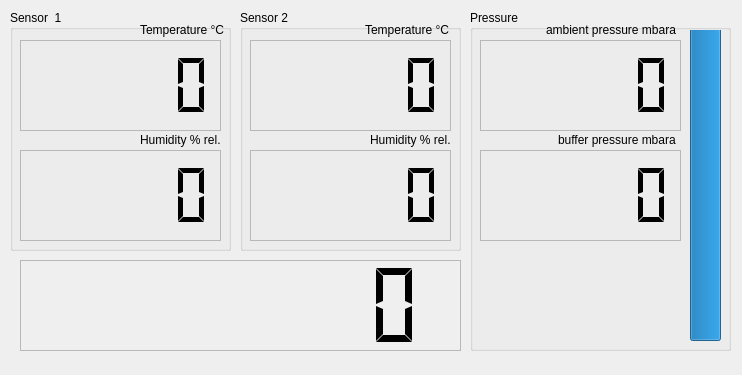
<ui version="4.0" >
 <class>MainWindow</class>
 <widget class="QMainWindow" name="MainWindow" >
  <property name="windowModality" >
   <enum>Qt::NonModal</enum>
  </property>
  <property name="geometry" >
   <rect>
    <x>0</x>
    <y>0</y>
    <width>742</width>
    <height>375</height>
   </rect>
  </property>
  <property name="windowTitle" >
   <string>THPC</string>
  </property>
  <widget class="QWidget" name="centralwidget" >
   <widget class="QGroupBox" name="sensor_1" >
    <property name="geometry" >
     <rect>
      <x>10</x>
      <y>10</y>
      <width>221</width>
      <height>241</height>
     </rect>
    </property>
    <property name="title" >
     <string>Sensor  1</string>
    </property>
    <widget class="QLCDNumber" name="temp_1" >
     <property name="enabled" >
      <bool>true</bool>
     </property>
     <property name="geometry" >
      <rect>
       <x>10</x>
       <y>30</y>
       <width>201</width>
       <height>91</height>
      </rect>
     </property>
     <property name="frameShape" >
      <enum>QFrame::StyledPanel</enum>
     </property>
     <property name="smallDecimalPoint" >
      <bool>true</bool>
     </property>
     <property name="segmentStyle" >
      <enum>QLCDNumber::Flat</enum>
     </property>
     <property name="value" stdset="0" >
      <double>0.000000000000000</double>
     </property>
    </widget>
    <widget class="QLCDNumber" name="humi_1" >
     <property name="geometry" >
      <rect>
       <x>10</x>
       <y>140</y>
       <width>201</width>
       <height>91</height>
      </rect>
     </property>
     <property name="frameShape" >
      <enum>QFrame::StyledPanel</enum>
     </property>
     <property name="frameShadow" >
      <enum>QFrame::Plain</enum>
     </property>
     <property name="smallDecimalPoint" >
      <bool>true</bool>
     </property>
     <property name="segmentStyle" >
      <enum>QLCDNumber::Flat</enum>
     </property>
    </widget>
    <widget class="QLabel" name="label_3" >
     <property name="geometry" >
      <rect>
       <x>130</x>
       <y>10</y>
       <width>89</width>
       <height>20</height>
      </rect>
     </property>
     <property name="text" >
      <string>Temperature °C</string>
     </property>
    </widget>
    <widget class="QLabel" name="label_4" >
     <property name="geometry" >
      <rect>
       <x>130</x>
       <y>120</y>
       <width>91</width>
       <height>20</height>
      </rect>
     </property>
     <property name="text" >
      <string>Humidity % rel.</string>
     </property>
    </widget>
   </widget>
   <widget class="QGroupBox" name="sensor_2" >
    <property name="geometry" >
     <rect>
      <x>240</x>
      <y>10</y>
      <width>221</width>
      <height>241</height>
     </rect>
    </property>
    <property name="title" >
     <string>Sensor 2</string>
    </property>
    <widget class="QLCDNumber" name="humi_2" >
     <property name="geometry" >
      <rect>
       <x>10</x>
       <y>140</y>
       <width>201</width>
       <height>91</height>
      </rect>
     </property>
     <property name="frameShape" >
      <enum>QFrame::StyledPanel</enum>
     </property>
     <property name="frameShadow" >
      <enum>QFrame::Plain</enum>
     </property>
     <property name="smallDecimalPoint" >
      <bool>true</bool>
     </property>
     <property name="segmentStyle" >
      <enum>QLCDNumber::Flat</enum>
     </property>
    </widget>
    <widget class="QLCDNumber" name="temp_2" >
     <property name="geometry" >
      <rect>
       <x>10</x>
       <y>30</y>
       <width>201</width>
       <height>91</height>
      </rect>
     </property>
     <property name="frameShape" >
      <enum>QFrame::StyledPanel</enum>
     </property>
     <property name="frameShadow" >
      <enum>QFrame::Plain</enum>
     </property>
     <property name="smallDecimalPoint" >
      <bool>true</bool>
     </property>
     <property name="segmentStyle" >
      <enum>QLCDNumber::Flat</enum>
     </property>
    </widget>
    <widget class="QLabel" name="label" >
     <property name="geometry" >
      <rect>
       <x>130</x>
       <y>120</y>
       <width>91</width>
       <height>20</height>
      </rect>
     </property>
     <property name="text" >
      <string>Humidity % rel.</string>
     </property>
    </widget>
    <widget class="QLabel" name="label_2" >
     <property name="geometry" >
      <rect>
       <x>125</x>
       <y>10</y>
       <width>89</width>
       <height>20</height>
      </rect>
     </property>
     <property name="text" >
      <string>Temperature °C</string>
     </property>
    </widget>
   </widget>
   <widget class="QLCDNumber" name="clock" >
    <property name="geometry" >
     <rect>
      <x>20</x>
      <y>260</y>
      <width>441</width>
      <height>91</height>
     </rect>
    </property>
    <property name="frameShape" >
     <enum>QFrame::StyledPanel</enum>
    </property>
    <property name="frameShadow" >
     <enum>QFrame::Plain</enum>
    </property>
    <property name="numDigits" >
     <number>8</number>
    </property>
    <property name="segmentStyle" >
     <enum>QLCDNumber::Flat</enum>
    </property>
   </widget>
   <widget class="QGroupBox" name="sensor_3" >
    <property name="geometry" >
     <rect>
      <x>470</x>
      <y>10</y>
      <width>261</width>
      <height>341</height>
     </rect>
    </property>
    <property name="title" >
     <string>Pressure</string>
    </property>
    <widget class="QLCDNumber" name="buffer_pres" >
     <property name="geometry" >
      <rect>
       <x>10</x>
       <y>140</y>
       <width>201</width>
       <height>91</height>
      </rect>
     </property>
     <property name="frameShape" >
      <enum>QFrame::StyledPanel</enum>
     </property>
     <property name="frameShadow" >
      <enum>QFrame::Plain</enum>
     </property>
     <property name="smallDecimalPoint" >
      <bool>true</bool>
     </property>
     <property name="segmentStyle" >
      <enum>QLCDNumber::Flat</enum>
     </property>
    </widget>
    <widget class="QLCDNumber" name="ambient_pres" >
     <property name="geometry" >
      <rect>
       <x>10</x>
       <y>30</y>
       <width>201</width>
       <height>91</height>
      </rect>
     </property>
     <property name="frameShape" >
      <enum>QFrame::StyledPanel</enum>
     </property>
     <property name="frameShadow" >
      <enum>QFrame::Plain</enum>
     </property>
     <property name="smallDecimalPoint" >
      <bool>true</bool>
     </property>
     <property name="segmentStyle" >
      <enum>QLCDNumber::Flat</enum>
     </property>
    </widget>
    <widget class="QProgressBar" name="useable_pres" >
     <property name="geometry" >
      <rect>
       <x>220</x>
       <y>20</y>
       <width>31</width>
       <height>311</height>
      </rect>
     </property>
     <property name="maximum" >
      <number>1</number>
     </property>
     <property name="value" >
      <number>1</number>
     </property>
     <property name="orientation" >
      <enum>Qt::Vertical</enum>
     </property>
    </widget>
    <widget class="QLabel" name="label_5" >
     <property name="geometry" >
      <rect>
       <x>76</x>
       <y>10</y>
       <width>133</width>
       <height>20</height>
      </rect>
     </property>
     <property name="text" >
      <string>ambient pressure mbara</string>
     </property>
    </widget>
    <widget class="QLabel" name="label_6" >
     <property name="geometry" >
      <rect>
       <x>88</x>
       <y>120</y>
       <width>131</width>
       <height>20</height>
      </rect>
     </property>
     <property name="text" >
      <string>buffer pressure mbara</string>
     </property>
    </widget>
   </widget>
  </widget>
 </widget>
 <resources/>
 <connections/>
</ui>
